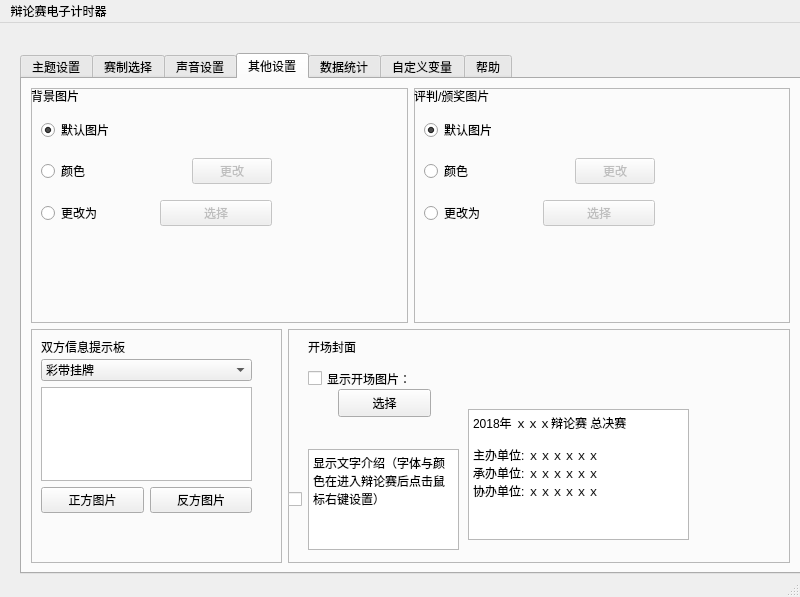
<?xml version="1.0" encoding="UTF-8"?>
<ui version="4.0">
 <class>MainWindow</class>
 <widget class="QMainWindow" name="MainWindow">
  <property name="geometry">
   <rect>
    <x>0</x>
    <y>0</y>
    <width>800</width>
    <height>597</height>
   </rect>
  </property>
  <property name="windowTitle">
   <string>MainWindow</string>
  </property>
  <widget class="QWidget" name="centralwidget">
   <widget class="QTabWidget" name="fix_mainwindow_tabWidget">
    <property name="geometry">
     <rect>
      <x>20</x>
      <y>30</y>
      <width>781</width>
      <height>521</height>
     </rect>
    </property>
    <property name="currentIndex">
     <number>3</number>
    </property>
    <widget class="QWidget" name="tab">
     <attribute name="title">
      <string>主题设置</string>
     </attribute>
     <widget class="QWidget" name="layoutWidget">
      <property name="geometry">
       <rect>
        <x>90</x>
        <y>40</y>
        <width>591</width>
        <height>361</height>
       </rect>
      </property>
      <layout class="QGridLayout" name="fix_page1_gridlayout">
       <item row="1" column="1">
        <widget class="QLineEdit" name="pg1_lineEdit_2">
         <property name="minimumSize">
          <size>
           <width>0</width>
           <height>100</height>
          </size>
         </property>
         <property name="font">
          <font>
           <pointsize>18</pointsize>
          </font>
         </property>
        </widget>
       </item>
       <item row="3" column="0">
        <widget class="QLineEdit" name="pg1_lineEdit_3">
         <property name="minimumSize">
          <size>
           <width>0</width>
           <height>100</height>
          </size>
         </property>
         <property name="font">
          <font>
           <pointsize>18</pointsize>
          </font>
         </property>
        </widget>
       </item>
       <item row="0" column="1">
        <widget class="QLabel" name="fix_page1_label_2">
         <property name="font">
          <font>
           <family>等线</family>
           <pointsize>24</pointsize>
          </font>
         </property>
         <property name="text">
          <string>反方名称</string>
         </property>
         <property name="alignment">
          <set>Qt::AlignCenter</set>
         </property>
        </widget>
       </item>
       <item row="1" column="0">
        <widget class="QLineEdit" name="pg1_lineEdit_1">
         <property name="minimumSize">
          <size>
           <width>0</width>
           <height>100</height>
          </size>
         </property>
         <property name="font">
          <font>
           <pointsize>18</pointsize>
          </font>
         </property>
         <property name="text">
          <string/>
         </property>
        </widget>
       </item>
       <item row="2" column="1">
        <widget class="QLabel" name="fix_page1_label_4">
         <property name="font">
          <font>
           <family>等线</family>
           <pointsize>24</pointsize>
          </font>
         </property>
         <property name="layoutDirection">
          <enum>Qt::LeftToRight</enum>
         </property>
         <property name="text">
          <string>反方观点</string>
         </property>
         <property name="alignment">
          <set>Qt::AlignCenter</set>
         </property>
        </widget>
       </item>
       <item row="2" column="0">
        <widget class="QLabel" name="fix_page1_label_3">
         <property name="font">
          <font>
           <family>等线</family>
           <pointsize>24</pointsize>
          </font>
         </property>
         <property name="text">
          <string>正方观点</string>
         </property>
         <property name="textFormat">
          <enum>Qt::AutoText</enum>
         </property>
         <property name="alignment">
          <set>Qt::AlignCenter</set>
         </property>
        </widget>
       </item>
       <item row="3" column="1">
        <widget class="QLineEdit" name="pg1_lineEdit_4">
         <property name="minimumSize">
          <size>
           <width>0</width>
           <height>100</height>
          </size>
         </property>
         <property name="font">
          <font>
           <pointsize>18</pointsize>
          </font>
         </property>
        </widget>
       </item>
       <item row="0" column="0">
        <widget class="QLabel" name="fix_page1_label_1">
         <property name="font">
          <font>
           <family>等线</family>
           <pointsize>24</pointsize>
           <weight>50</weight>
           <bold>false</bold>
           <kerning>true</kerning>
          </font>
         </property>
         <property name="mouseTracking">
          <bool>false</bool>
         </property>
         <property name="layoutDirection">
          <enum>Qt::LeftToRight</enum>
         </property>
         <property name="text">
          <string>正方名称</string>
         </property>
         <property name="textFormat">
          <enum>Qt::AutoText</enum>
         </property>
         <property name="alignment">
          <set>Qt::AlignCenter</set>
         </property>
        </widget>
       </item>
      </layout>
     </widget>
     <widget class="QWidget" name="layoutWidget">
      <property name="geometry">
       <rect>
        <x>20</x>
        <y>401</y>
        <width>721</width>
        <height>91</height>
       </rect>
      </property>
      <layout class="QHBoxLayout" name="fix_page1_horizontalLayout">
       <item>
        <widget class="QPushButton" name="pg1_btn_save">
         <property name="minimumSize">
          <size>
           <width>0</width>
           <height>70</height>
          </size>
         </property>
         <property name="maximumSize">
          <size>
           <width>16777215</width>
           <height>70</height>
          </size>
         </property>
         <property name="text">
          <string>保存设置</string>
         </property>
        </widget>
       </item>
       <item>
        <spacer name="fix_page1_horizontalSpacer_1">
         <property name="orientation">
          <enum>Qt::Horizontal</enum>
         </property>
         <property name="sizeHint" stdset="0">
          <size>
           <width>40</width>
           <height>20</height>
          </size>
         </property>
        </spacer>
       </item>
       <item>
        <widget class="QPushButton" name="pg1_btn_enter">
         <property name="font">
          <font>
           <family>Adobe Myungjo Std M</family>
           <pointsize>20</pointsize>
          </font>
         </property>
         <property name="text">
          <string>进入辩论赛</string>
         </property>
        </widget>
       </item>
       <item>
        <spacer name="fix_page1_horizontalSpacer_2">
         <property name="orientation">
          <enum>Qt::Horizontal</enum>
         </property>
         <property name="sizeHint" stdset="0">
          <size>
           <width>40</width>
           <height>20</height>
          </size>
         </property>
        </spacer>
       </item>
       <item>
        <widget class="QPushButton" name="pg1_btn_input">
         <property name="minimumSize">
          <size>
           <width>0</width>
           <height>70</height>
          </size>
         </property>
         <property name="maximumSize">
          <size>
           <width>16777215</width>
           <height>70</height>
          </size>
         </property>
         <property name="text">
          <string>载入设置</string>
         </property>
        </widget>
       </item>
      </layout>
     </widget>
    </widget>
    <widget class="QWidget" name="tab_2">
     <attribute name="title">
      <string>赛制选择</string>
     </attribute>
     <widget class="QToolButton" name="pg2_tbtn_filechoose">
      <property name="geometry">
       <rect>
        <x>210</x>
        <y>70</y>
        <width>47</width>
        <height>21</height>
       </rect>
      </property>
      <property name="text">
       <string>...</string>
      </property>
     </widget>
     <widget class="QLabel" name="fix_page2_label1">
      <property name="geometry">
       <rect>
        <x>70</x>
        <y>30</y>
        <width>91</width>
        <height>16</height>
       </rect>
      </property>
      <property name="text">
       <string>选择赛制文件</string>
      </property>
     </widget>
     <widget class="QLabel" name="pg2_lab_filename">
      <property name="geometry">
       <rect>
        <x>70</x>
        <y>70</y>
        <width>72</width>
        <height>15</height>
       </rect>
      </property>
      <property name="text">
       <string>...</string>
      </property>
     </widget>
    </widget>
    <widget class="QWidget" name="tab_3">
     <attribute name="title">
      <string>声音设置</string>
     </attribute>
     <layout class="QGridLayout" name="gridLayout_2">
      <item row="1" column="0">
       <widget class="QFrame" name="frame_3">
        <property name="styleSheet">
         <string notr="true">gridline-color: rgb(190, 190, 190);</string>
        </property>
        <property name="frameShape">
         <enum>QFrame::StyledPanel</enum>
        </property>
        <property name="frameShadow">
         <enum>QFrame::Raised</enum>
        </property>
        <widget class="QLabel" name="fix_page3_label_3">
         <property name="geometry">
          <rect>
           <x>0</x>
           <y>10</y>
           <width>72</width>
           <height>15</height>
          </rect>
         </property>
         <property name="text">
          <string>警示音</string>
         </property>
        </widget>
        <widget class="QWidget" name="layoutWidget">
         <property name="geometry">
          <rect>
           <x>0</x>
           <y>50</y>
           <width>221</width>
           <height>97</height>
          </rect>
         </property>
         <layout class="QHBoxLayout" name="horizontalLayout">
          <item>
           <layout class="QVBoxLayout" name="verticalLayout">
            <item>
             <widget class="QRadioButton" name="pg3_rbtn_21">
              <property name="text">
               <string>软件自带的默认声音</string>
              </property>
              <property name="checked">
               <bool>true</bool>
              </property>
             </widget>
            </item>
            <item>
             <widget class="QRadioButton" name="pg3_rbtn_22">
              <property name="text">
               <string>（无）</string>
              </property>
             </widget>
            </item>
            <item>
             <widget class="QRadioButton" name="pg3_rbtn_23">
              <property name="text">
               <string>更改为</string>
              </property>
             </widget>
            </item>
            <item>
             <widget class="QLabel" name="fix_page3_label_8">
              <property name="text">
               <string>...</string>
              </property>
             </widget>
            </item>
           </layout>
          </item>
          <item>
           <widget class="QToolButton" name="pg3_btn_21">
            <property name="enabled">
             <bool>false</bool>
            </property>
            <property name="text">
             <string>...</string>
            </property>
           </widget>
          </item>
         </layout>
        </widget>
       </widget>
      </item>
      <item row="1" column="1">
       <widget class="QFrame" name="frame_4">
        <property name="styleSheet">
         <string notr="true">gridline-color: rgb(190, 190, 190);</string>
        </property>
        <property name="frameShape">
         <enum>QFrame::StyledPanel</enum>
        </property>
        <property name="frameShadow">
         <enum>QFrame::Raised</enum>
        </property>
        <widget class="QLabel" name="fix_page3_label_4">
         <property name="geometry">
          <rect>
           <x>10</x>
           <y>10</y>
           <width>101</width>
           <height>16</height>
          </rect>
         </property>
         <property name="text">
          <string>倒计时滴答声</string>
         </property>
        </widget>
        <widget class="QWidget" name="layoutWidget">
         <property name="geometry">
          <rect>
           <x>0</x>
           <y>50</y>
           <width>221</width>
           <height>97</height>
          </rect>
         </property>
         <layout class="QHBoxLayout" name="horizontalLayout_2">
          <item>
           <layout class="QVBoxLayout" name="verticalLayout_2">
            <item>
             <widget class="QRadioButton" name="pg3_rbtn_31">
              <property name="text">
               <string>软件自带的默认声音</string>
              </property>
              <property name="checked">
               <bool>true</bool>
              </property>
             </widget>
            </item>
            <item>
             <widget class="QRadioButton" name="pg3_rbtn_32">
              <property name="text">
               <string>（无）</string>
              </property>
             </widget>
            </item>
            <item>
             <widget class="QRadioButton" name="pg3_rbtn_33">
              <property name="text">
               <string>更改为</string>
              </property>
             </widget>
            </item>
            <item>
             <widget class="QLabel" name="fix_page3_label_9">
              <property name="text">
               <string>...</string>
              </property>
             </widget>
            </item>
           </layout>
          </item>
          <item>
           <widget class="QToolButton" name="pg3_btn_31">
            <property name="enabled">
             <bool>false</bool>
            </property>
            <property name="text">
             <string>...</string>
            </property>
           </widget>
          </item>
         </layout>
        </widget>
       </widget>
      </item>
      <item row="1" column="2">
       <widget class="QFrame" name="frame_5">
        <property name="styleSheet">
         <string notr="true">alternate-background-color: rgb(190, 190, 190);</string>
        </property>
        <property name="frameShape">
         <enum>QFrame::StyledPanel</enum>
        </property>
        <property name="frameShadow">
         <enum>QFrame::Raised</enum>
        </property>
        <widget class="QLabel" name="fix_page3_label_5">
         <property name="geometry">
          <rect>
           <x>10</x>
           <y>10</y>
           <width>111</width>
           <height>16</height>
          </rect>
         </property>
         <property name="text">
          <string>单次发言终止音</string>
         </property>
        </widget>
        <widget class="QWidget" name="layoutWidget">
         <property name="geometry">
          <rect>
           <x>0</x>
           <y>50</y>
           <width>221</width>
           <height>97</height>
          </rect>
         </property>
         <layout class="QHBoxLayout" name="horizontalLayout_3">
          <item>
           <layout class="QVBoxLayout" name="verticalLayout_3">
            <item>
             <widget class="QRadioButton" name="pg3_rbtn_41">
              <property name="text">
               <string>软件自带的默认声音</string>
              </property>
              <property name="checked">
               <bool>true</bool>
              </property>
             </widget>
            </item>
            <item>
             <widget class="QRadioButton" name="pg3_rbtn_42">
              <property name="text">
               <string>（无）</string>
              </property>
             </widget>
            </item>
            <item>
             <widget class="QRadioButton" name="pg3_rbtn_43">
              <property name="text">
               <string>更改为</string>
              </property>
             </widget>
            </item>
           </layout>
          </item>
          <item>
           <widget class="QToolButton" name="pg3_btn_41">
            <property name="enabled">
             <bool>false</bool>
            </property>
            <property name="text">
             <string>...</string>
            </property>
           </widget>
          </item>
         </layout>
        </widget>
       </widget>
      </item>
      <item row="0" column="2">
       <widget class="QFrame" name="frame_2">
        <property name="styleSheet">
         <string notr="true">gridline-color: rgb(190, 190, 190);</string>
        </property>
        <property name="frameShape">
         <enum>QFrame::StyledPanel</enum>
        </property>
        <property name="frameShadow">
         <enum>QFrame::Raised</enum>
        </property>
        <widget class="QLabel" name="fix_page3_label_2">
         <property name="geometry">
          <rect>
           <x>10</x>
           <y>10</y>
           <width>91</width>
           <height>16</height>
          </rect>
         </property>
         <property name="text">
          <string>总时间终止音</string>
         </property>
        </widget>
        <widget class="QWidget" name="layoutWidget">
         <property name="geometry">
          <rect>
           <x>0</x>
           <y>50</y>
           <width>221</width>
           <height>97</height>
          </rect>
         </property>
         <layout class="QHBoxLayout" name="horizontalLayout_4">
          <item>
           <layout class="QVBoxLayout" name="verticalLayout_4">
            <item>
             <widget class="QRadioButton" name="pg3_rbtn_11">
              <property name="text">
               <string>软件自带的默认声音</string>
              </property>
              <property name="checked">
               <bool>true</bool>
              </property>
             </widget>
            </item>
            <item>
             <widget class="QRadioButton" name="pg3_rbtn_12">
              <property name="text">
               <string>（无）</string>
              </property>
             </widget>
            </item>
            <item>
             <widget class="QRadioButton" name="pg3_rbtn_13">
              <property name="text">
               <string>更改为</string>
              </property>
             </widget>
            </item>
            <item>
             <widget class="QLabel" name="fix_page3_label_11">
              <property name="text">
               <string>...</string>
              </property>
             </widget>
            </item>
           </layout>
          </item>
          <item>
           <widget class="QToolButton" name="pg3_btn_11">
            <property name="enabled">
             <bool>false</bool>
            </property>
            <property name="text">
             <string>...</string>
            </property>
           </widget>
          </item>
         </layout>
        </widget>
       </widget>
      </item>
      <item row="0" column="0" colspan="2">
       <widget class="QFrame" name="frame">
        <property name="styleSheet">
         <string notr="true">gridline-color: rgb(190, 190, 190);</string>
        </property>
        <property name="frameShape">
         <enum>QFrame::StyledPanel</enum>
        </property>
        <property name="frameShadow">
         <enum>QFrame::Raised</enum>
        </property>
        <widget class="QLabel" name="fix_page3_label_1">
         <property name="geometry">
          <rect>
           <x>0</x>
           <y>10</y>
           <width>72</width>
           <height>15</height>
          </rect>
         </property>
         <property name="text">
          <string>音乐设置</string>
         </property>
        </widget>
        <widget class="QToolButton" name="pg3_btn_01">
         <property name="geometry">
          <rect>
           <x>170</x>
           <y>90</y>
           <width>47</width>
           <height>21</height>
          </rect>
         </property>
         <property name="text">
          <string>...</string>
         </property>
        </widget>
        <widget class="QToolButton" name="pg3_btn_02">
         <property name="geometry">
          <rect>
           <x>170</x>
           <y>170</y>
           <width>47</width>
           <height>21</height>
          </rect>
         </property>
         <property name="text">
          <string>...</string>
         </property>
        </widget>
        <widget class="QWidget" name="layoutWidget">
         <property name="geometry">
          <rect>
           <x>30</x>
           <y>50</y>
           <width>141</width>
           <height>151</height>
          </rect>
         </property>
         <layout class="QVBoxLayout" name="verticalLayout_5">
          <item>
           <widget class="QLabel" name="fix_page3_label_6">
            <property name="text">
             <string>等待音乐</string>
            </property>
           </widget>
          </item>
          <item>
           <widget class="QLabel" name="pg3_lab_01">
            <property name="text">
             <string>地址1</string>
            </property>
           </widget>
          </item>
          <item>
           <widget class="QLabel" name="fix_page3_label_7">
            <property name="text">
             <string>颁奖音乐</string>
            </property>
           </widget>
          </item>
          <item>
           <widget class="QLabel" name="pg3_lab_02">
            <property name="text">
             <string>地址2</string>
            </property>
           </widget>
          </item>
         </layout>
        </widget>
       </widget>
      </item>
     </layout>
    </widget>
    <widget class="QWidget" name="tab_4">
     <attribute name="title">
      <string>其他设置</string>
     </attribute>
     <layout class="QVBoxLayout" name="verticalLayout_9">
      <item>
       <layout class="QHBoxLayout" name="horizontalLayout_9">
        <item>
         <widget class="QFrame" name="frame_6">
          <property name="frameShape">
           <enum>QFrame::StyledPanel</enum>
          </property>
          <property name="frameShadow">
           <enum>QFrame::Raised</enum>
          </property>
          <widget class="QLabel" name="fix_page4_label_1">
           <property name="geometry">
            <rect>
             <x>0</x>
             <y>0</y>
             <width>72</width>
             <height>15</height>
            </rect>
           </property>
           <property name="text">
            <string>背景图片</string>
           </property>
          </widget>
          <widget class="QWidget" name="layoutWidget">
           <property name="geometry">
            <rect>
             <x>10</x>
             <y>20</y>
             <width>231</width>
             <height>131</height>
            </rect>
           </property>
           <layout class="QVBoxLayout" name="verticalLayout_6">
            <item>
             <widget class="QRadioButton" name="pg4_rbtn_01">
              <property name="text">
               <string>默认图片</string>
              </property>
              <property name="checked">
               <bool>true</bool>
              </property>
             </widget>
            </item>
            <item>
             <layout class="QHBoxLayout" name="horizontalLayout_5">
              <item>
               <widget class="QRadioButton" name="pg4_rbtn_02">
                <property name="text">
                 <string>颜色</string>
                </property>
               </widget>
              </item>
              <item>
               <widget class="QLabel" name="label_20">
                <property name="text">
                 <string/>
                </property>
               </widget>
              </item>
              <item>
               <widget class="QPushButton" name="pg4_btn_01">
                <property name="enabled">
                 <bool>false</bool>
                </property>
                <property name="text">
                 <string>更改</string>
                </property>
               </widget>
              </item>
             </layout>
            </item>
            <item>
             <layout class="QHBoxLayout" name="horizontalLayout_6">
              <item>
               <widget class="QRadioButton" name="pg4_rbtn_03">
                <property name="text">
                 <string>更改为</string>
                </property>
               </widget>
              </item>
              <item>
               <widget class="QPushButton" name="pg4_btn_02">
                <property name="enabled">
                 <bool>false</bool>
                </property>
                <property name="text">
                 <string>选择</string>
                </property>
               </widget>
              </item>
             </layout>
            </item>
           </layout>
          </widget>
         </widget>
        </item>
        <item>
         <widget class="QFrame" name="frame_7">
          <property name="frameShape">
           <enum>QFrame::StyledPanel</enum>
          </property>
          <property name="frameShadow">
           <enum>QFrame::Raised</enum>
          </property>
          <widget class="QLabel" name="fix_page4_label_2">
           <property name="geometry">
            <rect>
             <x>0</x>
             <y>0</y>
             <width>121</width>
             <height>16</height>
            </rect>
           </property>
           <property name="text">
            <string>评判/颁奖图片</string>
           </property>
          </widget>
          <widget class="QWidget" name="layoutWidget_2">
           <property name="geometry">
            <rect>
             <x>10</x>
             <y>20</y>
             <width>231</width>
             <height>131</height>
            </rect>
           </property>
           <layout class="QVBoxLayout" name="verticalLayout_7">
            <item>
             <widget class="QRadioButton" name="pg4_rbtn_11">
              <property name="text">
               <string>默认图片</string>
              </property>
              <property name="checked">
               <bool>true</bool>
              </property>
             </widget>
            </item>
            <item>
             <layout class="QHBoxLayout" name="horizontalLayout_7">
              <item>
               <widget class="QRadioButton" name="pg4_rbtn_12">
                <property name="text">
                 <string>颜色</string>
                </property>
               </widget>
              </item>
              <item>
               <widget class="QLabel" name="label_23">
                <property name="text">
                 <string/>
                </property>
               </widget>
              </item>
              <item>
               <widget class="QPushButton" name="pg4_btn_11">
                <property name="enabled">
                 <bool>false</bool>
                </property>
                <property name="text">
                 <string>更改</string>
                </property>
               </widget>
              </item>
             </layout>
            </item>
            <item>
             <layout class="QHBoxLayout" name="horizontalLayout_8">
              <item>
               <widget class="QRadioButton" name="pg4_rbtn_13">
                <property name="text">
                 <string>更改为</string>
                </property>
               </widget>
              </item>
              <item>
               <widget class="QPushButton" name="pg4_btn_12">
                <property name="enabled">
                 <bool>false</bool>
                </property>
                <property name="text">
                 <string>选择</string>
                </property>
               </widget>
              </item>
             </layout>
            </item>
           </layout>
          </widget>
         </widget>
        </item>
       </layout>
      </item>
      <item>
       <layout class="QHBoxLayout" name="horizontalLayout_12" stretch="1,2">
        <item>
         <widget class="QFrame" name="frame_8">
          <property name="frameShape">
           <enum>QFrame::StyledPanel</enum>
          </property>
          <property name="frameShadow">
           <enum>QFrame::Raised</enum>
          </property>
          <widget class="QLabel" name="fix_page4_label_3">
           <property name="geometry">
            <rect>
             <x>10</x>
             <y>10</y>
             <width>121</width>
             <height>16</height>
            </rect>
           </property>
           <property name="text">
            <string>双方信息提示板</string>
           </property>
          </widget>
          <widget class="QWidget" name="layoutWidget">
           <property name="geometry">
            <rect>
             <x>10</x>
             <y>30</y>
             <width>211</width>
             <height>154</height>
            </rect>
           </property>
           <layout class="QVBoxLayout" name="verticalLayout_8">
            <item>
             <widget class="QComboBox" name="pg4_cbbox_20">
              <item>
               <property name="text">
                <string>彩带挂牌</string>
               </property>
              </item>
              <item>
               <property name="text">
                <string>花卉展板</string>
               </property>
              </item>
              <item>
               <property name="text">
                <string>（自定义）</string>
               </property>
              </item>
             </widget>
            </item>
            <item>
             <widget class="QGraphicsView" name="pg4_graview_20"/>
            </item>
            <item>
             <layout class="QHBoxLayout" name="horizontalLayout_10">
              <item>
               <widget class="QPushButton" name="pg4_btn_21">
                <property name="text">
                 <string>正方图片</string>
                </property>
               </widget>
              </item>
              <item>
               <widget class="QPushButton" name="pg4_btn_22">
                <property name="text">
                 <string>反方图片</string>
                </property>
               </widget>
              </item>
             </layout>
            </item>
           </layout>
          </widget>
         </widget>
        </item>
        <item>
         <widget class="QFrame" name="frame_9">
          <property name="frameShape">
           <enum>QFrame::StyledPanel</enum>
          </property>
          <property name="frameShadow">
           <enum>QFrame::Raised</enum>
          </property>
          <widget class="QLabel" name="fix_page4_label_4">
           <property name="geometry">
            <rect>
             <x>20</x>
             <y>10</y>
             <width>72</width>
             <height>15</height>
            </rect>
           </property>
           <property name="text">
            <string>开场封面</string>
           </property>
          </widget>
          <widget class="QCheckBox" name="pg4_chbox_30">
           <property name="geometry">
            <rect>
             <x>20</x>
             <y>40</y>
             <width>141</width>
             <height>19</height>
            </rect>
           </property>
           <property name="text">
            <string>显示开场图片：</string>
           </property>
          </widget>
          <widget class="QPushButton" name="pg4_btn_31">
           <property name="geometry">
            <rect>
             <x>50</x>
             <y>60</y>
             <width>93</width>
             <height>28</height>
            </rect>
           </property>
           <property name="text">
            <string>选择</string>
           </property>
          </widget>
          <widget class="QTextBrowser" name="pg4_tbro_31">
           <property name="geometry">
            <rect>
             <x>180</x>
             <y>80</y>
             <width>221</width>
             <height>131</height>
            </rect>
           </property>
           <property name="html">
            <string>&lt;!DOCTYPE HTML PUBLIC &quot;-//W3C//DTD HTML 4.0//EN&quot; &quot;http://www.w3.org/TR/REC-html40/strict.dtd&quot;&gt;
&lt;html&gt;&lt;head&gt;&lt;meta name=&quot;qrichtext&quot; content=&quot;1&quot; /&gt;&lt;style type=&quot;text/css&quot;&gt;
p, li { white-space: pre-wrap; }
&lt;/style&gt;&lt;/head&gt;&lt;body style=&quot; font-family:'SimSun'; font-size:9pt; font-weight:400; font-style:normal;&quot;&gt;
&lt;p style=&quot; margin-top:0px; margin-bottom:0px; margin-left:0px; margin-right:0px; -qt-block-indent:0; text-indent:0px;&quot;&gt;2018年 ｘｘｘ辩论赛 总决赛&lt;/p&gt;
&lt;p style=&quot;-qt-paragraph-type:empty; margin-top:0px; margin-bottom:0px; margin-left:0px; margin-right:0px; -qt-block-indent:0; text-indent:0px;&quot;&gt;&lt;br /&gt;&lt;/p&gt;
&lt;p style=&quot; margin-top:0px; margin-bottom:0px; margin-left:0px; margin-right:0px; -qt-block-indent:0; text-indent:0px;&quot;&gt;主办单位: ｘｘｘｘｘｘ&lt;/p&gt;
&lt;p style=&quot; margin-top:0px; margin-bottom:0px; margin-left:0px; margin-right:0px; -qt-block-indent:0; text-indent:0px;&quot;&gt;承办单位: ｘｘｘｘｘｘ&lt;/p&gt;
&lt;p style=&quot; margin-top:0px; margin-bottom:0px; margin-left:0px; margin-right:0px; -qt-block-indent:0; text-indent:0px;&quot;&gt;协办单位: ｘｘｘｘｘｘ&lt;/p&gt;&lt;/body&gt;&lt;/html&gt;</string>
           </property>
          </widget>
          <widget class="QWidget" name="layoutWidget">
           <property name="geometry">
            <rect>
             <x>0</x>
             <y>120</y>
             <width>171</width>
             <height>101</height>
            </rect>
           </property>
           <layout class="QHBoxLayout" name="horizontalLayout_11">
            <item>
             <widget class="QCheckBox" name="pg4_chbox_31">
              <property name="text">
               <string/>
              </property>
             </widget>
            </item>
            <item>
             <widget class="QTextBrowser" name="pg4_tbro_30">
              <property name="html">
               <string>&lt;!DOCTYPE HTML PUBLIC &quot;-//W3C//DTD HTML 4.0//EN&quot; &quot;http://www.w3.org/TR/REC-html40/strict.dtd&quot;&gt;
&lt;html&gt;&lt;head&gt;&lt;meta name=&quot;qrichtext&quot; content=&quot;1&quot; /&gt;&lt;style type=&quot;text/css&quot;&gt;
p, li { white-space: pre-wrap; }
&lt;/style&gt;&lt;/head&gt;&lt;body style=&quot; font-family:'SimSun'; font-size:9pt; font-weight:400; font-style:normal;&quot;&gt;
&lt;p style=&quot; margin-top:0px; margin-bottom:0px; margin-left:0px; margin-right:0px; -qt-block-indent:0; text-indent:0px;&quot;&gt;显示文字介绍（字体与颜色在进入辩论赛后点击鼠标右键设置）&lt;/p&gt;&lt;/body&gt;&lt;/html&gt;</string>
              </property>
             </widget>
            </item>
           </layout>
          </widget>
         </widget>
        </item>
       </layout>
      </item>
     </layout>
    </widget>
    <widget class="QWidget" name="tab_5">
     <attribute name="title">
      <string>数据统计</string>
     </attribute>
    </widget>
    <widget class="QWidget" name="tab_7">
     <attribute name="title">
      <string>自定义变量</string>
     </attribute>
     <widget class="QWidget" name="layoutWidget">
      <property name="geometry">
       <rect>
        <x>0</x>
        <y>10</y>
        <width>815</width>
        <height>481</height>
       </rect>
      </property>
      <layout class="QVBoxLayout" name="verticalLayout_12">
       <item>
        <widget class="QLabel" name="label_7">
         <property name="text">
          <string>自定义变量导入</string>
         </property>
        </widget>
       </item>
       <item>
        <layout class="QHBoxLayout" name="horizontalLayout_13">
         <item>
          <layout class="QVBoxLayout" name="verticalLayout_10">
           <item>
            <widget class="QLabel" name="label">
             <property name="text">
              <string>Var_custom_1</string>
             </property>
            </widget>
           </item>
           <item>
            <widget class="QLineEdit" name="pg6_lineEdit_1">
             <property name="sizePolicy">
              <sizepolicy hsizetype="Fixed" vsizetype="Fixed">
               <horstretch>0</horstretch>
               <verstretch>0</verstretch>
              </sizepolicy>
             </property>
             <property name="minimumSize">
              <size>
               <width>350</width>
               <height>120</height>
              </size>
             </property>
             <property name="font">
              <font>
               <family>宋体</family>
               <pointsize>20</pointsize>
              </font>
             </property>
             <property name="text">
              <string>在这里输入变量1的值</string>
             </property>
            </widget>
           </item>
           <item>
            <widget class="QLabel" name="label_3">
             <property name="text">
              <string>Var_custom_3</string>
             </property>
            </widget>
           </item>
           <item>
            <widget class="QLineEdit" name="pg6_lineEdit_3">
             <property name="sizePolicy">
              <sizepolicy hsizetype="Fixed" vsizetype="Fixed">
               <horstretch>0</horstretch>
               <verstretch>0</verstretch>
              </sizepolicy>
             </property>
             <property name="minimumSize">
              <size>
               <width>350</width>
               <height>120</height>
              </size>
             </property>
             <property name="font">
              <font>
               <family>宋体</family>
               <pointsize>20</pointsize>
              </font>
             </property>
             <property name="text">
              <string>在这里输入变量3的值</string>
             </property>
            </widget>
           </item>
           <item>
            <widget class="QLabel" name="label_5">
             <property name="text">
              <string>Var_custom_5</string>
             </property>
            </widget>
           </item>
           <item>
            <widget class="QLineEdit" name="pg6_lineEdit_5">
             <property name="sizePolicy">
              <sizepolicy hsizetype="Fixed" vsizetype="Fixed">
               <horstretch>0</horstretch>
               <verstretch>0</verstretch>
              </sizepolicy>
             </property>
             <property name="minimumSize">
              <size>
               <width>350</width>
               <height>120</height>
              </size>
             </property>
             <property name="font">
              <font>
               <family>宋体</family>
               <pointsize>20</pointsize>
              </font>
             </property>
             <property name="text">
              <string>在这里输入变量6的值</string>
             </property>
            </widget>
           </item>
          </layout>
         </item>
         <item>
          <layout class="QVBoxLayout" name="verticalLayout_11">
           <item>
            <widget class="QLabel" name="label_2">
             <property name="text">
              <string>Var_custom_2</string>
             </property>
            </widget>
           </item>
           <item>
            <widget class="QLineEdit" name="pg6_lineEdit_2">
             <property name="sizePolicy">
              <sizepolicy hsizetype="Fixed" vsizetype="Fixed">
               <horstretch>0</horstretch>
               <verstretch>0</verstretch>
              </sizepolicy>
             </property>
             <property name="minimumSize">
              <size>
               <width>350</width>
               <height>120</height>
              </size>
             </property>
             <property name="font">
              <font>
               <family>宋体</family>
               <pointsize>20</pointsize>
              </font>
             </property>
             <property name="text">
              <string>在这里输入变量2的值</string>
             </property>
            </widget>
           </item>
           <item>
            <widget class="QLabel" name="label_4">
             <property name="text">
              <string>Var_custom_4</string>
             </property>
            </widget>
           </item>
           <item>
            <widget class="QLineEdit" name="pg6_lineEdit_4">
             <property name="sizePolicy">
              <sizepolicy hsizetype="Fixed" vsizetype="Fixed">
               <horstretch>0</horstretch>
               <verstretch>0</verstretch>
              </sizepolicy>
             </property>
             <property name="minimumSize">
              <size>
               <width>350</width>
               <height>120</height>
              </size>
             </property>
             <property name="font">
              <font>
               <family>宋体</family>
               <pointsize>20</pointsize>
              </font>
             </property>
             <property name="text">
              <string>在这里输入变量4的值</string>
             </property>
            </widget>
           </item>
           <item>
            <widget class="QLabel" name="label_6">
             <property name="text">
              <string>Var_custom_6</string>
             </property>
            </widget>
           </item>
           <item>
            <widget class="QLineEdit" name="pg6_lineEdit_6">
             <property name="sizePolicy">
              <sizepolicy hsizetype="Fixed" vsizetype="Fixed">
               <horstretch>0</horstretch>
               <verstretch>0</verstretch>
              </sizepolicy>
             </property>
             <property name="minimumSize">
              <size>
               <width>350</width>
               <height>120</height>
              </size>
             </property>
             <property name="font">
              <font>
               <family>宋体</family>
               <pointsize>20</pointsize>
              </font>
             </property>
             <property name="text">
              <string>在这里输入变量6的值</string>
             </property>
            </widget>
           </item>
          </layout>
         </item>
        </layout>
       </item>
      </layout>
     </widget>
    </widget>
    <widget class="QWidget" name="tab_6">
     <attribute name="title">
      <string>帮助</string>
     </attribute>
    </widget>
   </widget>
  </widget>
  <widget class="QMenuBar" name="menubar">
   <property name="geometry">
    <rect>
     <x>0</x>
     <y>0</y>
     <width>800</width>
     <height>26</height>
    </rect>
   </property>
   <widget class="QMenu" name="menu">
    <property name="title">
     <string>辩论赛电子计时器</string>
    </property>
   </widget>
   <addaction name="menu"/>
  </widget>
  <widget class="QStatusBar" name="statusbar"/>
 </widget>
 <resources/>
 <connections/>
</ui>
